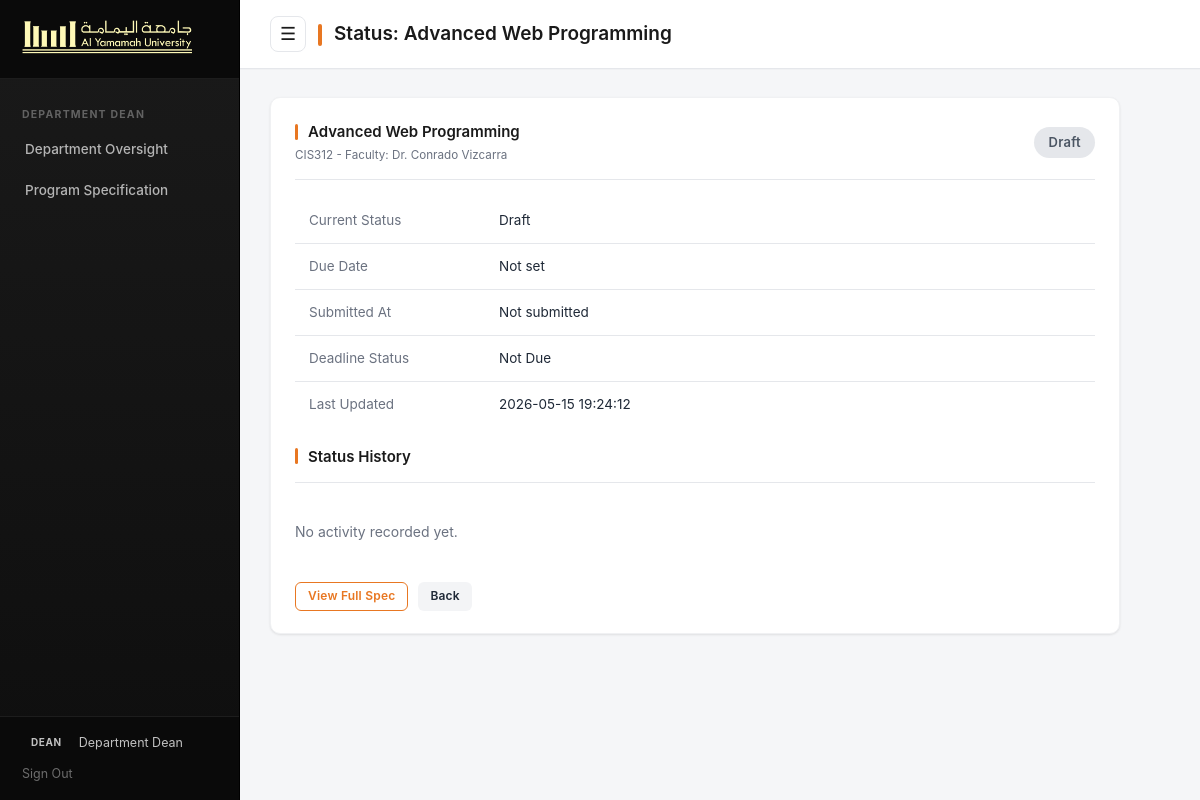
The app's page /course/status.php?id=1 (signed in) with its own data.
### tables this page shows
CREATE TABLE `course_specs` (
  `course_id` int NOT NULL,
  `program_id` int DEFAULT NULL,
  `faculty_id` int DEFAULT NULL,
  `course_title` varchar(200) NOT NULL,
  `course_code` varchar(50) DEFAULT NULL,
  `credit_hours` decimal(4,1) DEFAULT NULL,
  `course_type` varchar(100) DEFAULT NULL,
  `teaching_mode` varchar(100) DEFAULT NULL,
  `course_level` int DEFAULT NULL,
  `prerequisites` varchar(200) DEFAULT NULL,
  `corequisites` varchar(200) DEFAULT NULL,
  `course_description` text,
  `objectives` text,
  `learning_resources` text,
  `version` varchar(20) DEFAULT '1.0',
  `status` enum('draft','pending_hod','pending_qa','approved') DEFAULT 'draft',
  `created_at` datetime DEFAULT CURRENT_TIMESTAMP,
  `updated_at` datetime DEFAULT CURRENT_TIMESTAMP ON UPDATE CURRENT_TIMESTAMP
);

CREATE TABLE `user` (
  `user_id` int NOT NULL,
  `username` varchar(100) NOT NULL,
  `password` varchar(255) NOT NULL,
  `role` enum('faculty','hod','qa') NOT NULL,
  `full_name` varchar(150) DEFAULT NULL,
  `department` varchar(150) DEFAULT NULL,
  `created_at` datetime DEFAULT CURRENT_TIMESTAMP
);

### course/status.php (the view, shortened to what this page needs)
<?php
require_once '../db.php';
$course_id = intval($_GET['id'] ?? 0);
$stmt = $pdo->prepare('SELECT cs.*, u.full_name as faculty_name FROM course_specs cs JOIN user u ON cs.faculty_id = u.user_id WHERE cs.course_id = ?');
$stmt->execute([$course_id]);
$course = $stmt->fetch();
$logs = $pdo->prepare('SELECT al.*, u.full_name, u.role FROM approval_log al JOIN user u ON al.user_id = u.user_id WHERE al.course_id = ? ORDER BY al.created_at ASC');
$logs->execute([$course_id]);
$logs = $logs->fetchAll();
$page_title = 'Status: ' . $course['course_title'];
include '../includes/header.php';
?>
<div class="card" style="max-width:850px;">
    <div class="card-header">
        <div>
            <h2><?php echo htmlspecialchars($course['course_title']); ?></h2>
            <small style="color:var(--text-muted);">
                <?php echo htmlspecialchars($course['course_code']); ?> - Faculty: <?php echo htmlspecialchars($course['faculty_name']); ?>
            </small>
        </div>
        <span class="status-badge status-<?php echo $course['status']; ?>" style="font-size:13px; padding:5px 14px;">
            <?php echo ucwords(str_replace('_', ' ', $course['status'])); ?>
        </span>
    </div>
    <table style="margin-bottom:18px;">
        <tr><td style="width:190px; color:var(--text-muted);">Current Status</td><td><?php echo htmlspecialchars(ucwords(str_replace('_', ' ', $course['status']))); ?></td></tr>
        <tr><td style="color:var(--text-muted);">Due Date</td><td><?php echo htmlspecialchars($course['due_date'] ?? 'Not set'); ?></td></tr>
        <tr><td style="color:var(--text-muted);">Submitted At</td><td><?php echo htmlspecialchars($course['submitted_at'] ?? 'Not submitted'); ?></td></tr>
        <tr><td style="color:var(--text-muted);">Deadline Status</td><td><?php echo htmlspecialchars(ucwords(str_replace('_', ' ', $course['deadline_status'] ?? 'not_due'))); ?></td></tr>
        <tr><td style="color:var(--text-muted);">Last Updated</td><td><?php echo htmlspecialchars($course['updated_at']); ?></td></tr>
    </table>
    <div class="card-header" style="padding-left:0;"><h2>Status History</h2></div>
    <?php if (empty($logs)): ?>
        <p style="color:var(--text-muted); padding:20px 0;">No activity recorded yet.</p>
    <?php endif; ?>
    <div style="margin-top:20px; display:flex; gap:10px;">
        <a href="../course/view.php?id=<?php echo $course_id; ?>" class="btn btn-outline btn-sm" target="_blank">View Full Spec</a>
        <a href="javascript:history.back()" class="btn btn-sm" style="background:#f3f4f6; color:var(--text);">Back</a>
    </div>
</div>
<?php include '../includes/footer.php'; ?>

### includes/header.php (shortened to what this page needs)
<?php
$role = $_SESSION['role'] ?? '';
$name = $_SESSION['name'] ?? $_SESSION['username'] ?? '';
$b = BASE_URL;
$current = $_SERVER['SCRIPT_NAME'];
function navActive($current, $needle) {
    return strpos($current, $needle) !== false ? 'active' : '';
}
?>
<!DOCTYPE html>
<html lang="en">
<head>
    <link rel="stylesheet" href="<?php echo $b; ?>/assets/style.css">
    <link rel="stylesheet" href="<?php echo $b; ?>/assets/aqms_form_fix.css">
    <link rel="stylesheet" href="<?php echo $b; ?>/assets/course_template_overrides.css">
</head>
<body>
<div class="layout">
    <aside class="sidebar" id="appSidebar">
        <div class="sidebar-brand">
            <img src="<?php echo $b; ?>/assets/yu-logo.png" alt="Al Yamamah University" onerror="this.style.display='none'; document.getElementById('brand-fallback').style.display='block';">
        </div>
        <nav class="sidebar-nav">
            <?php if ($role === 'faculty'): ?>
                <div class="nav-section">Faculty</div>
                <a href="<?php echo $b; ?>/faculty/dashboard.php" class="<?php echo navActive($current, 'faculty/dashboard'); ?>"><span class="label">My Courses</span></a>
                <a href="<?php echo $b; ?>/faculty/course_create.php" class="<?php echo navActive($current, 'course_create'); ?>"><span class="label">New Course Spec</span></a>
                <a href="<?php echo $b; ?>/mapping.php" class="<?php echo navActive($current, 'mapping.php'); ?>"><span class="label">CLO-PLO Mapping</span></a>
            <?php elseif ($role === 'dean'): ?>
                <div class="nav-section">Department Dean</div>
                <a href="<?php echo $b; ?>/dean/dashboard.php" class="<?php echo navActive($current, 'dean/dashboard'); ?>"><span class="label">Department Oversight</span></a>
                <a href="<?php echo $b; ?>/program/edit.php" class="<?php echo navActive($current, 'program/edit'); ?>"><span class="label">Program Specification</span></a>
            <?php endif; ?>
        </nav>
        <div class="sidebar-footer">
            <div class="user-info"><span class="role-badge role-<?php echo $role; ?>"><?php echo strtoupper($role); ?></span><span><?php echo htmlspecialchars($name); ?></span></div>
            <a href="<?php echo $b; ?>/logout.php" class="logout-link">Sign Out</a>
        </div>
    </aside>
    <main class="main-content">
        <div class="topbar"><div style="display:flex; align-items:center; gap:12px;"><button type="button" class="sidebar-toggle no-print" id="sidebarToggle" aria-label="Toggle sidebar">☰</button><h1 class="page-title"><span class="topbar-accent"></span><?php echo htmlspecialchars($page_title ?? 'Dashboard'); ?></h1></div></div>
        <div class="content-body">

### assets/aqms_form_fix.css (style rules this page uses)
.sidebar-toggle { width: 36px; height: 36px; border: 1px solid var(--border); background: #fff; color: var(--yu-black); border-radius: 8px; cursor: pointer; font-size: 18px; line-height: 1; }

### records on screen
course_specs: course_title "Status: Advanced Web Programming", course_title "Advanced Web Programming", course_code "CIS312", faculty.full_name "Dr. Conrado Vizcarra", status "Draft", due_date "Not set", submitted_at "Not submitted", deadline_status "Not Due", updated_at "2026-05-15 19:24:12"

### other values on screen
$role "DEAN"
$name "Department Dean"
